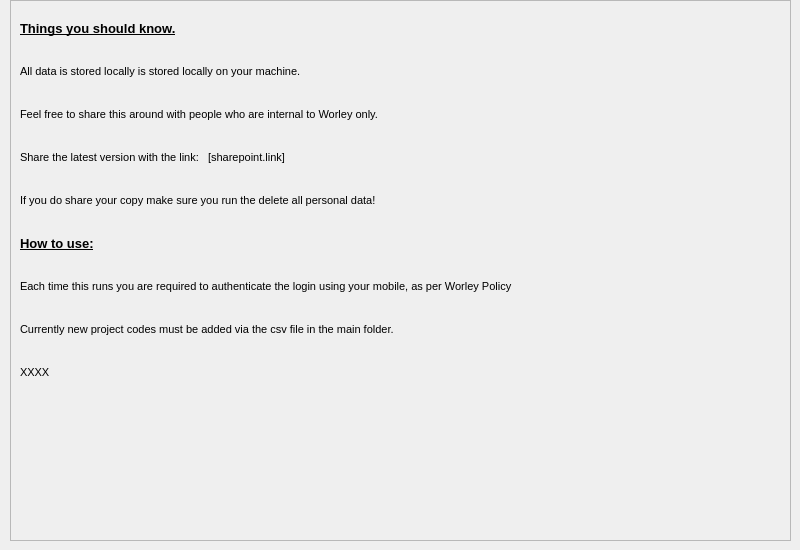
    <widget class="QWidget" name="TAB_Readme">
     <attribute name="title">
      <string>README</string>
     </attribute>
     <widget class="QFrame" name="frame">
      <property name="geometry">
       <rect>
        <x>10</x>
        <y>0</y>
        <width>781</width>
        <height>541</height>
       </rect>
      </property>
      <property name="font">
       <font>
        <pointsize>8</pointsize>
       </font>
      </property>
      <property name="frameShape">
       <enum>QFrame::StyledPanel</enum>
      </property>
      <property name="frameShadow">
       <enum>QFrame::Raised</enum>
      </property>
      <widget class="QWidget" name="verticalLayoutWidget_2">
       <property name="geometry">
        <rect>
         <x>10</x>
         <y>10</y>
         <width>663</width>
         <height>381</height>
        </rect>
       </property>
       <layout class="QVBoxLayout" name="verticalLayout_2">
        <item>
         <widget class="QLabel" name="LB_Feed_1">
          <property name="font">
           <font>
            <pointsize>10</pointsize>
            <weight>75</weight>
            <bold>true</bold>
            <underline>true</underline>
           </font>
          </property>
          <property name="text">
           <string>Things you should know.</string>
          </property>
         </widget>
        </item>
        <item>
         <widget class="QLabel" name="LB_Feed_2">
          <property name="text">
           <string>All data is stored locally is stored locally on your machine.</string>
          </property>
         </widget>
        </item>
        <item>
         <widget class="QLabel" name="LB_Feed_3">
          <property name="text">
           <string>Feel free to share this around with people who are internal to Worley only.</string>
          </property>
         </widget>
        </item>
        <item>
         <widget class="QLabel" name="LB_Feed_4">
          <property name="text">
           <string>Share the latest version with the link:   [sharepoint.link]</string>
          </property>
         </widget>
        </item>
        <item>
         <widget class="QLabel" name="LB_Feed_5">
          <property name="text">
           <string>If you do share your copy make sure you run the delete all personal data! </string>
          </property>
         </widget>
        </item>
        <item>
         <widget class="QLabel" name="LB_Feed_6">
          <property name="font">
           <font>
            <pointsize>10</pointsize>
            <weight>75</weight>
            <bold>true</bold>
            <underline>true</underline>
           </font>
          </property>
          <property name="text">
           <string>How to use:</string>
          </property>
         </widget>
        </item>
        <item>
         <widget class="QLabel" name="LB_Feed_7">
          <property name="text">
           <string>Each time this runs you are required to authenticate the login using your mobile, as per Worley Policy</string>
          </property>
         </widget>
        </item>
        <item>
         <widget class="QLabel" name="LB_Feed_8">
          <property name="text">
           <string>Currently new project codes must be added via the csv file in the main folder.</string>
          </property>
         </widget>
        </item>
        <item>
         <widget class="QLabel" name="LB_Feed_9">
          <property name="text">
           <string>XXXX</string>
          </property>
         </widget>
        </item>
       </layout>
      </widget>
     </widget>
    </widget>
